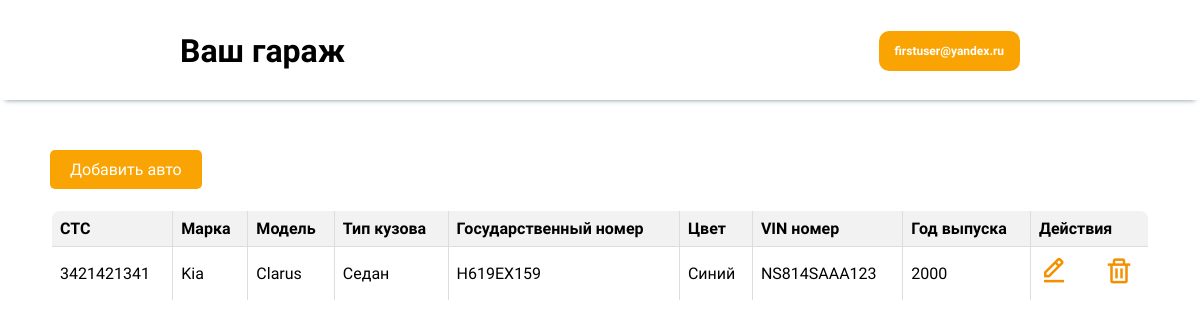
The page /profile/garage/ (signed in) on the database its author committed.
### AuthenticationApp/models.py (models this page shows, shortened)
class CustomUser(AbstractUser):
    username = models.EmailField("Электронная почта", max_length=100, unique=True)
    bio = models.CharField("ФИО", max_length=100)
    phone_number = models.CharField("Номер телефона", max_length=18, unique=True)
    is_client = models.BooleanField(default=False)
    is_manager = models.BooleanField(default=False)
    is_mechanic = models.BooleanField(default=False)
    REQUIRED_FIELDS = ["bio", "phone_number"]
    class Meta:
        verbose_name = 'Администратор'
        verbose_name_plural = 'Администраторы'

### CarApp/models.py (models this page shows, shortened)
class Car(models.Model):
    client = models.ForeignKey(CustomUser, on_delete=models.CASCADE)
    sts = models.CharField("СТС", max_length=100)
    brand = models.CharField("Марка", max_length=100)
    model = models.CharField("Модель", max_length=100)
    body_type = models.CharField("Тип кузова", max_length=100)
    license_plate = models.CharField("Государственный номер", max_length=20)
    color = models.CharField("Цвет", max_length=50)
    vin_number = models.CharField("VIN номер", max_length=100)
    year_of_manufacture = models.PositiveSmallIntegerField("Год выпуска")

### CarApp/views.py (the view)
# urls.py: path('garage/', views.garage_view, name='garage'),
@login_required
def garage_view(request):
    cars = Car.objects.filter(client=request.user)
    return render(request, 'garage.html', {'cars': cars})

### CarApp/templates/garage.html (shortened to what this page needs)
{% load static %}
<!DOCTYPE html>
<html lang="en">
<head>
    <link href='https://unpkg.com/boxicons@2.1.4/css/boxicons.min.css' rel='stylesheet'>
</head>
<header>
    <div class="header-content">
        <h1>Ваш гараж</h1>
        <div class="header-buttons">
            <div class="dropdown">
                <button class="dropbtn">
                    {% if user.is_authenticated %}{{ user.username }}{% else %}Личный кабинет{% endif %}</button>
            </div>
        </div>
    </div>
</header>
<body>
<div class="content">
    <a href="{% url 'add_car' %}" class="button">Добавить авто</a>
    <table>
        <thead>
        <tr>
            <th>СТС</th>
            <th>Марка</th>
            <th>Модель</th>
            <th>Тип кузова</th>
            <th>Государственный номер</th>
            <th>Цвет</th>
            <th>VIN номер</th>
            <th>Год выпуска</th>
            <th>Действия</th>
        </tr>
        </thead>
        <tbody>
        {% for car in cars %}
            <tr>
                <td>{{ car.sts }}</td>
                <td>{{ car.brand }}</td>
                <td>{{ car.model }}</td>
                <td>{{ car.body_type }}</td>
                <td>{{ car.license_plate }}</td>
                <td>{{ car.color }}</td>
                <td>{{ car.vin_number }}</td>
                <td>{{ car.year_of_manufacture }}</td>
                <td>
                    <div class="action-buttons">
                        <a class="body-button" href="{% url 'update_car' car.id %}"><i class='bx bx-edit-alt'></i></a>
                        <form id="delete-form-{{ car.id }}" action="{% url 'delete_car' car.id %}" method="post">
                            <button type="button" onclick="confirmDelete('{{ car.id }}')"><i class='bx bx-trash'></i>
                            </button>
                        </form>
                    </div>
                </td>
            </tr>
        {% endfor %}
        </tbody>
    </table>
</div>
</body>
</html>

### CarApp/templates/garage.html (style rules this page uses)
* { font-family: "Montserrat Alternates", sans-serif; }
body { margin: 0; }
header { position: fixed; top: 0; width: 100%; background-color: #fff; height: 100px; line-height: 60px; box-shadow: 0px 5px 5px -5px rgba(34, 60, 80, 0.6); }
.header-content { display: flex; justify-content: space-between; }
.header-content h1 { margin-left: 15%; }
.header-buttons { display: flex; align-items: center; justify-content: center; margin-right: 15%; }
.header-buttons button { font-weight: bold; background-color: #faa404; border-radius: 10px; border: none; color: white; display: flex; justify-content: center; align-items: center; height: 40px; margin-left: 30px }
.content { margin-top: 150px; padding: 0 50px; }
h1 { text-align: center; margin-bottom: 20px; }
table { width: 100%; border-collapse: collapse; margin-top: 20px; border-radius: 10px; border: 2px solid transparent; overflow: hidden; }
th, td { border: 1px solid #ddd; padding: 8px; text-align: left; }
th { background-color: #f2f2f2; }
a.button { display: inline-block; text-decoration: none; background-color: #faa404; color: #fff; padding: 10px 20px; border-radius: 5px; transition: background-color 0.3s ease; }
.dropdown { position: relative; display: inline-block; }
.dropbtn { background-color: transparent; color: #faa404; padding: 16px; font-size: 12px; border: none; cursor: pointer; border-radius: 10px; transition: all ease 0.3s; }
.action-buttons { display: flex; justify-content: space-between; }
.action-buttons i { color: #f39000; }
.action-buttons a { font-size:30px; margin-right:15px ; }
.action-buttons button { color: #f39000; background-color: rgba(221, 221, 221, 0); border: none; font-size: 30px; }

### rows shown on the page
CustomUser: username "firstuser@yandex.ru"
Car: sts "3421421341", brand "Kia", model "Clarus", body_type "Седан", license_plate "Н619ЕХ159", color "Синий", vin_number "NS814SAAA123", year_of_manufacture "2000"
